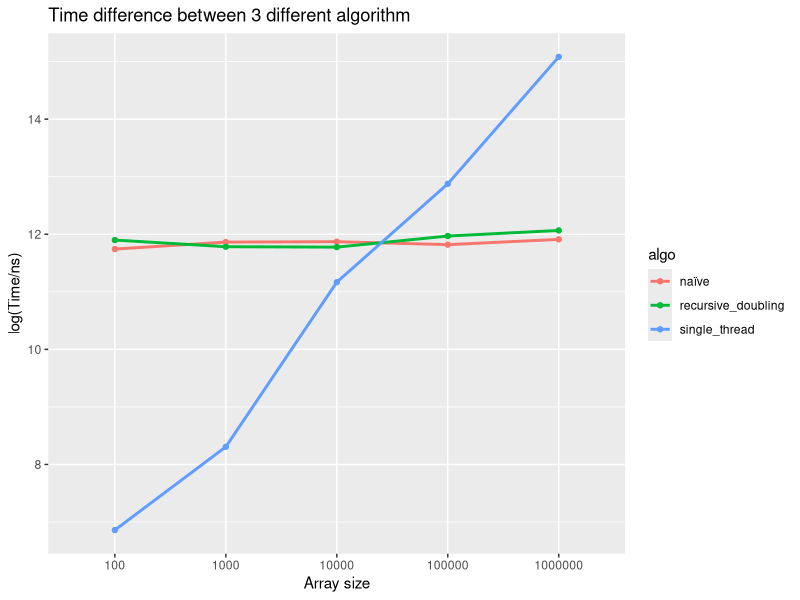

Recreate this plot in R.
## ---- chunk 1
library(tidyverse)
library(tidyr)

graph<- read.csv("graph.csv")
## ---- chunk 2
graph$size <- as.factor(graph$size)

ggplot(graph, aes(x = size,
                  y = log(time.ns),
                  color = algo))+
  geom_point()+
  geom_line(linewidth = 1, aes(group = algo))+
  labs(title = "Time difference between 3 different algorithm",
       x = "Array size",
       y = "log(Time/ns)")+
  scale_x_discrete(labels = c("100", "1000", "10000","100000","1000000"))
